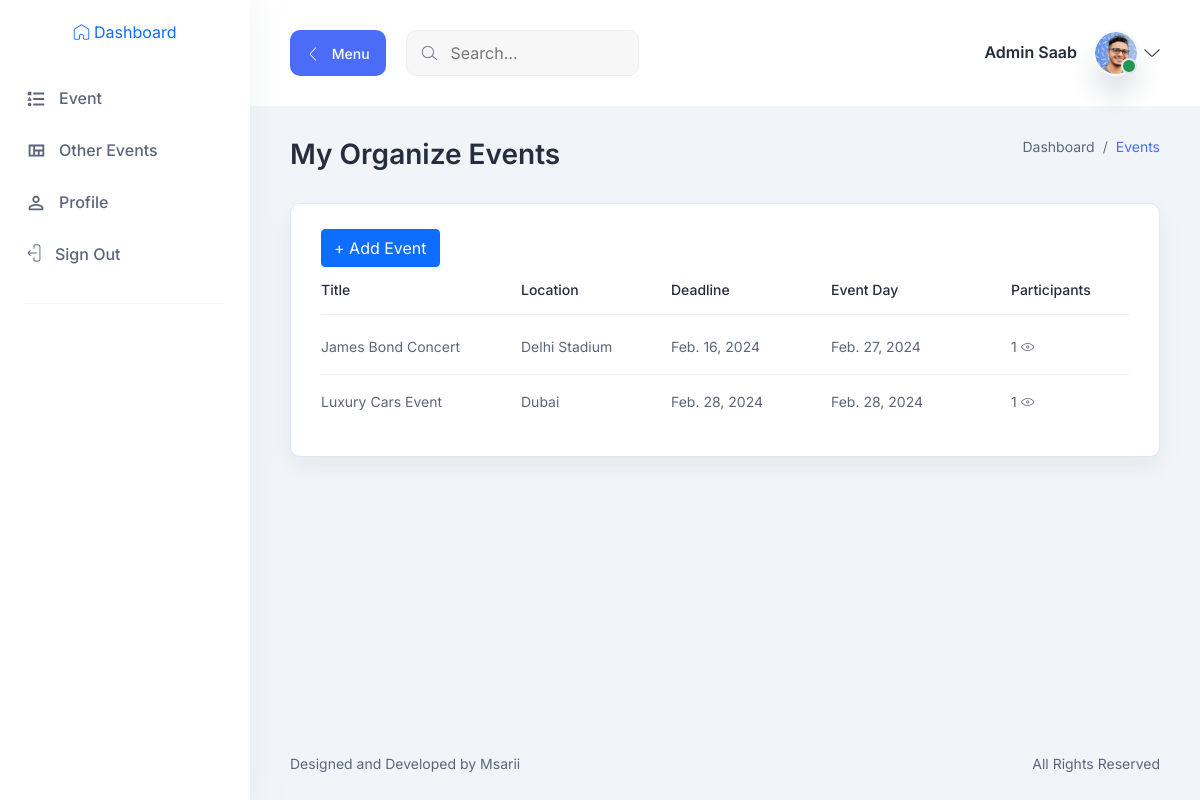
Page /events/ (signed in) on the committed database.
### accounts/models.py (models this page shows, shortened)
class CustomUser(AbstractUser):
    username = None
    email = models.EmailField(('email address'), unique=True)
    phone = models.CharField(max_length=20 , null=True , blank=True)
    otp = models.IntegerField(default=0)
    USERNAME_FIELD = 'email'
    REQUIRED_FIELDS = []
    objects = CustomUserManager()

### events/models.py (models this page shows, shortened)
class Event(BaseClass):
    EVENT_STATUS_CHOICES = [
        ('upcoming', 'Upcoming'),
        ('ongoing', 'Ongoing'),
        ('completed', 'Completed'),
    ]
    organizer   = models.ForeignKey(CustomUser , on_delete = models.CASCADE , related_name="myEvents")
    title       = models.CharField(max_length=255)
    description =  models.TextField()
    location    = models.CharField(max_length=100)
    registration_deadline = models.DateField()
    event_day             = models.DateField()
    featured_image        = models.ImageField(upload_to='event_images/')
    status                = models.CharField(max_length=20, choices=EVENT_STATUS_CHOICES, default='upcoming')

### events/views.py (the view)
# urls.py: path("events/" , my_events , name="my-events"),
@login_required(login_url="accounts:user-login")
def my_events(request):
    events = Event.objects.filter(organizer=request.user)
    return render(
                request ,
                "events/my-events.html" ,
                locals()
                )

### templates/events/my-events.html (shortened to what this page needs)
{% extends 'main/base.html' %}
{% block content %}
<div class="container-fluid">
    <div class="title-wrapper pt-30">
      <div class="row align-items-center">
        <div class="col-md-6">
          <div class="title mb-30">
            <h2>My Organize Events</h2>
          </div>
        </div>
        <div class="col-md-6">
          <div class="breadcrumb-wrapper mb-30">
            <nav aria-label="breadcrumb">
              <ol class="breadcrumb">
                <li class="breadcrumb-item">
                  <a href="#0">Dashboard</a>
                </li>
                <li class="breadcrumb-item active" aria-current="page">
                  Events
                </li>
              </ol>
            </nav>
          </div>
        </div>
      </div>
    </div>
    <div class="tables-wrapper">
      <div class="row">
        <div class="col-lg-12">
          <div class="card-style mb-30">
            <a href="{% url 'events:add-event' %}" class="btn btn-primary">+ Add Event</a>
            <div class="table-wrapper table-responsive">
              <table class="table">
                <thead>
                  <tr>
                    <th class="lead-info"><h6>Title</h6></th>
                    <th class="lead-email"><h6>Location</h6></th>
                    <th class="lead-phone"><h6>Deadline</h6></th>
                    <th class="lead-company"><h6>Event Day</h6></th>
                    <th class="lead-company"><h6>Participants</h6></th>
                  </tr>
                </thead>
                <tbody>
                  {% for event in events %}
                  <tr>
                    <td>
                      <div class="lead">
                        <div class="lead-text">
                          <p>{{event.title}}</p>
                        </div>
                      </div>
                    </td>
                    <td>
                      <p>{{event.location}}</p>
                    </td>
                    <td>
                      <p>{{event.registration_deadline}}</p>
                    </td>
                    <td>
                      <p>{{event.event_day}}</p>
                    </td>
                    <td>
                      <p>
                        {% if event.eventParticipants.all.count > 0 %}
                        <a href="{% url 'events:paticipents-view' event.id %}"> {{event.eventParticipants.all.count}} <i class="lni lni-eye"></i></a>
                        {% else %}
                          No Participants
                        {% endif %}
                      </p>
                    </td>
                  </tr>
                {% endfor %}
                </tbody>
              </table>
            </div>
          </div>
        </div>
      </div>
    </div>
  </div>
{% endblock %}

### templates/main/base.html (shortened to what this page needs)
{% load static %}
<!DOCTYPE html>
<html lang="en">
  <head>
    <link rel="stylesheet" href="{% static 'assets/css/bootstrap.min.css' %}" />
    <link rel="stylesheet" href="{% static 'assets/css/LineIcons.css' %}" />
    <link rel="stylesheet" href="{% static 'assets/css/quill/bubble.css' %}" />
    <link rel="stylesheet" href="{% static 'assets/css/quill/snow.css' %}" />
    <link rel="stylesheet" href="{% static 'assets/css/fullcalendar.css' %}" />
    <link rel="stylesheet" href="{% static 'assets/css/morris.css' %}" />
    <link rel="stylesheet" href="{% static 'assets/css/vanilla-dataTables.min.css' %}" />
    <link rel="stylesheet" href="{% static 'assets/css/main.css' %}" />
  </head>
  <body>
    <aside class="sidebar-nav-wrapper">
      <div class="navbar-logo">
        <a href="/" class="ml-2">
          <i class="lni lni-home"></i>
          <span> Dashboard </span>
        </a>
      </div>
      <nav class="sidebar-nav">
        <ul>
          <li class="nav-item">
            <a href="{% url 'events:my-events' %}">
              <span class="icon">
              </span>
              <span class="text">
                Event
              </span>
            </a>
          </li>
          <li class="nav-item">
            <a href="{% url 'events:other-events' %}">
              <span class="icon">
              </span>
              <span class="text">
                Other Events
              </span>
            </a>
          </li>
          <li class="nav-item">
            <a href="{% url 'accounts:profile' %}">
              <span class="icon">
              </span>
              <span class="text">
                Profile
              </span>
            </a>
          </li>
          <li class="nav-item ">
            <a  href="{% url 'accounts:user-logout' %}">
              <span class="icon">
                <i class="lni lni-exit"></i>
              </span>
              <span class="text">
                Sign Out
              </span>
            </a>
          </li>
          <span class="divider"><hr /></span>
        </ul>
      </nav>
    </aside>
    <main class="main-wrapper">
      <header class="header">
        <div class="container-fluid">
          <div class="row">
            <div class="col-lg-5 col-md-5 col-6">
              <div class="header-left d-flex align-items-center">
                <div class="menu-toggle-btn mr-20">
                  <button
                    id="menu-toggle"
                    class="main-btn primary-btn btn-hover"
                  >
                    <i class="lni lni-chevron-left me-2"></i> Menu
                  </button>
                </div>
                <div class="header-search d-none d-md-flex">
                  <form action="#">
                    <input type="text" placeholder="Search..." />
                    <button><i class="lni lni-search-alt"></i></button>
                  </form>
                </div>
              </div>
            </div>
            <div class="col-lg-7 col-md-7 col-6">
              <div class="header-right">
                <div class="profile-box ml-15">
                  <button
                    class="dropdown-toggle bg-transparent border-0"
                    type="button"
                    id="profile"
                    data-bs-toggle="dropdown"
                    aria-expanded="false"
                  >
                    <div class="profile-info">
                      <div class="info">
                        <h6>{{request.user.first_name | capfirst }}  {{request.user.last_name | capfirst }}  </h6>
                        <div class="image">
                          <img
                            src="{% static 'assets/images/profile/profile-image.png' %}"
                            alt=""
                          />
                          <span class="status"></span>
                        </div>
                      </div>
                    </div>
                    <i class="lni lni-chevron-down"></i>
                  </button>
                </div>
              </div>
            </div>
          </div>
        </div>
      </header>
    <section class="section">
        {% block content %}
        {% endblock %}
    </section>
      <footer class="footer">
        <div class="container-fluid">
          <div class="row">
            <div class="col-md-6 order-last order-md-first">
              <div class="copyright text-center text-md-start">
                <p class="text-sm">
                  Designed and Developed by
                  <a
                    href=""
                    rel="nofollow"
                    target="_blank"
                  >
                    Msarii
                  </a>
                </p>
              </div>
            </div>
            <div class="col-md-6">
              <div
                class="
                  terms
                  d-flex
                  justify-content-center justify-content-md-end
                "
              >
                <a href="#0" class="text-sm">All Rights Reserved</a>
              </div>
            </div>
          </div>
        </div>
      </footer>
    </main>
  </body>
</html>

### static/assets/css/fullcalendar.css (style rules this page uses)
:root { --fc-daygrid-event-dot-width: 8px; }
:root { --fc-list-event-dot-width: 10px; --fc-list-event-hover-bg-color: #f5f5f5; }

### rows in the picture
CustomUser: user.first_name "Admin", user.last_name "Saab"
Event: title "James Bond Concert", location "Delhi Stadium", registration_deadline "Feb. 16, 2024", event_day "Feb. 27, 2024", eventParticipants.all.count "1"
Event: title "Luxury Cars Event", location "Dubai", registration_deadline "Feb. 28, 2024", event_day "Feb. 28, 2024", eventParticipants.all.count "1"
